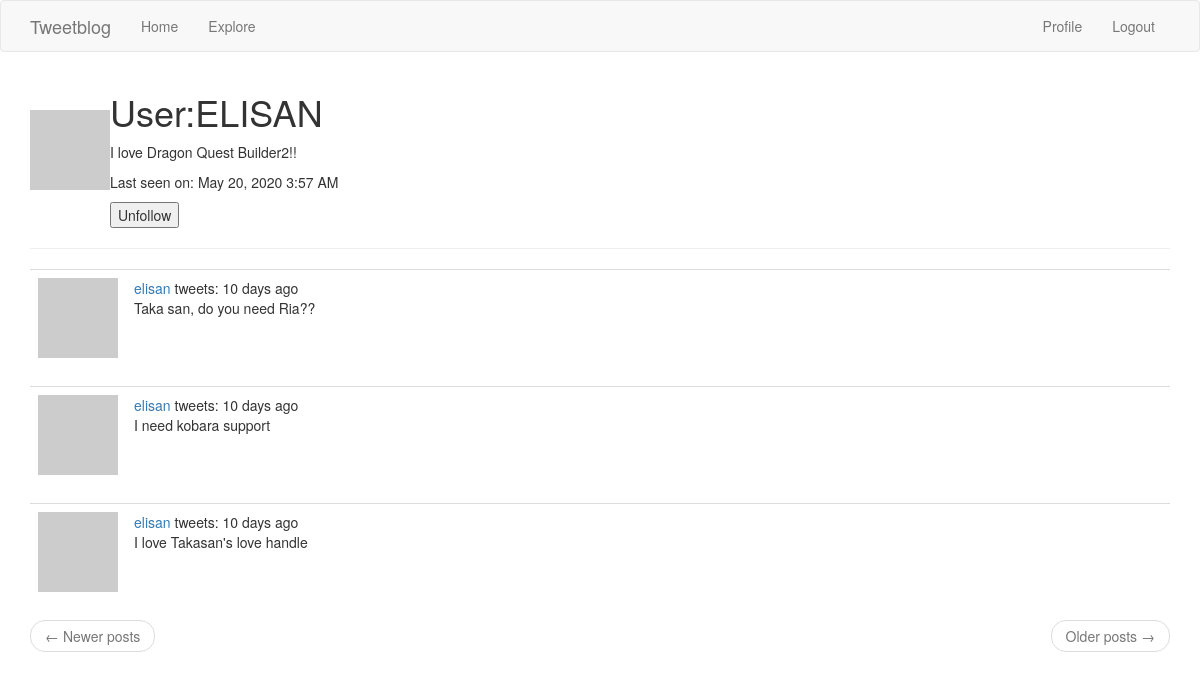
The page /user/elisan (signed in) on the database its author committed.
### app/models.py (models this page shows, shortened)
class User(UserMixin, db.Model):
    id = db.Column(db.Integer, primary_key=True)
    username = db.Column(db.String(64), index=True, unique=True)
    email = db.Column(db.String(120), index=True, unique=True)
    password_hash = db.Column(db.String(128))
    posts = db.relationship('Post', backref='author', lazy='dynamic')
    about_me = db.Column(db.String(128))
    last_seen = db.Column(db.DateTime, default=datetime.utcnow)
    followed = db.relationship('User', secondary=followers,
                               primaryjoin=(followers.c.follower_id == id),
                               secondaryjoin=(followers.c.followed_id == id),
                               backref=db.backref('followers', lazy='dynamic'), lazy='dynamic')
    def avatar(self, size):
        digest = md5(self.email.lower().encode('utf-8')).hexdigest()
        return f'https://www.gravatar.com/avatar/{digest}?d=mp&s={size}'
    def is_following(self, user):
        return self.followed.filter(followers.c.followed_id == user.id).count() > 0

class Post(db.Model):
    id = db.Column(db.Integer, primary_key=True)
    body = db.Column(db.String(150))
    timestamp = db.Column(db.DateTime, index=True, default=datetime.utcnow)
    user_id = db.Column(db.Integer, db.ForeignKey('user.id'))
    language = db.Column(db.String(5))

### app/routes.py (the view)
@app.route('/user/<username>')
@login_required
def user(username):
    user = User.query.filter_by(username=username).first_or_404()
    page = request.args.get('page', 1, type=int)
    posts = user.posts.order_by(Post.timestamp.desc()).paginate(page, app.config['POST_PER_PAGE'], False)
    next_page = url_for('user', username=user.username, page=posts.next_num) \
        if posts.has_next else None
    prev_page = url_for('user', username=user.username, page=posts.prev_num) \
        if posts.has_prev else None
    return render_template('user.html', user=user, posts=posts.items, next_page=next_page, prev_page=prev_page)

### app/models.py (called while the page is built)
@login.user_loader
def load_user(id):
    return User.query.get(int(id))

### app/routes.py (called while the page is built)
@app.before_request
def before_request():
    if current_user.is_authenticated:
        current_user.last_seen = datetime.utcnow()
        db.session.commit()
    g.locale = str(get_locale())

### app/templates/user.html
{% extends "base.html" %}
{% block app_content%}
<table>
    <tr>
        <td><img src="{{user.avatar(128)}}"></td>
        <td><h1>User:{{user.username.upper()}}</h1>
                {% if user.about_me %}<p>{{ user.about_me }}</p>{% endif %}
                {% if user.last_seen %}<p>Last seen on: {{ moment(user.last_seen).format('LLL') }}</p>{% endif %}
                {% if user == current_user %}
                <button type="button" onclick="window.location.href='{{url_for('edit_profile')}}';"> Edit</button>
                {% elif not current_user.is_following(user) %}
                <button type="button" onclick="window.location.href='{{url_for('follow', username=user.username)}}';">Follow</button>
                {% else %}
                <button type="button" onclick="window.location.href='{{url_for('unfollow', username=user.username)}}';">Unfollow</button>
                {% endif %}
        </td>
    </tr>
</table>
    <hr>
    {% for post in posts %}
        {% include '_tweets.html' %}
    {% endfor %}
    <nav aria-label="...">
        <ul class="pager">
            <li class="previous{% if not prev_url %} disabled{% endif %}">
                <a href="{{ prev_url or '#' }}">
                    <span aria-hidden="true">&larr;</span> Newer posts
                </a>
            </li>
            <li class="next{% if not next_url %} disabled{% endif %}">
                <a href="{{ next_url or '#' }}">
                    Older posts <span aria-hidden="true">&rarr;</span>
                </a>
            </li>
        </ul>
    </nav>
{% endblock %}

### app/templates/_tweets.html
  <table class="table table-hover">
        <tr>
            <td width="70">
                <a href ="{{url_for('user', username=post.author.username)}}"><img src="{{ post.author.avatar(38) }}">
                </a>
            </td>
            <td><a href ="{{url_for('user', username=post.author.username)}}">{{ post.author.username }}</a>
                tweets: {{ moment(post.timestamp).fromNow() }}<br>{{ post.body }}</td>
        </tr>
    </table>

### rows shown on the page
User: username "ELISAN", about_me "I love Dragon Quest Builder2!!", last_seen "May 20, 2020 3:57 AM"
Post: author.username "elisan", timestamp "10 days ago", body "Taka san, do you need Ria??"
Post: author.username "elisan", timestamp "10 days ago", body "I need kobara support"
Post: author.username "elisan", timestamp "10 days ago", body "I love Takasan's love handle"
